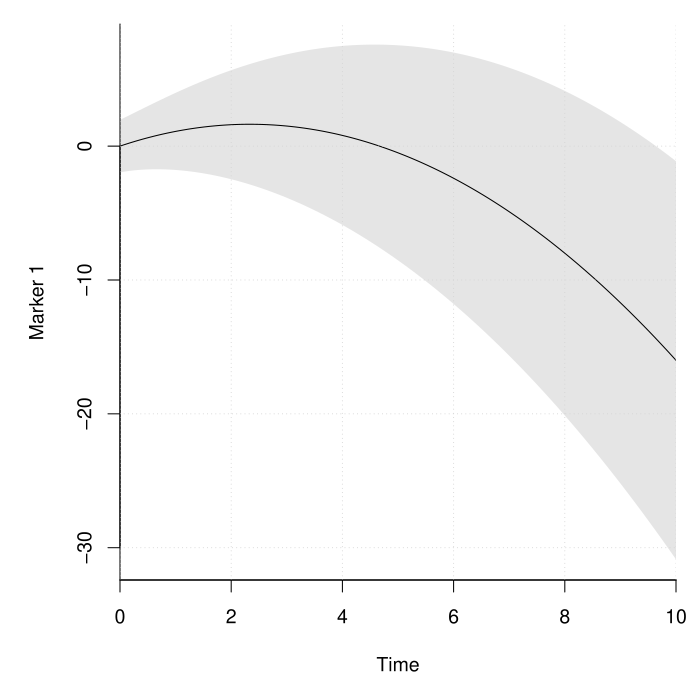

The script that drew this image:
options(digits = 4)

# settings for the simulation. You can skip this
library(VAJointSurv)
g_basis <- poly_term(degree = 2L, raw = TRUE)
g_funcs <- \(x) cbind(x, x^2)
m_basis <- poly_term(degree = 1L, raw = TRUE, intercept = TRUE)
m_funcs <- \(x) cbind(1, x)

fixef_vary_marker <- c(1.4, -.3) # beta
fixef_marker <- c(-.5, 1) # gamma

vcov_vary <- structure(c(1, .33, .33, .5), .Dim = c(2L, 2L))
vcov_marker <- matrix(.5^2, 1)

# the survival parameters
fixef_surv <- c(-1.5, .4)
association <- -.2
fixef_vary_surv <- .3
fvar <- matrix(1e-6^2, 1) # not supported by the other models

b_basis <- poly_term(degree = 1, raw = TRUE, use_log = TRUE) # Weibull
b_func <- log

# plot the population marker curve
par(mar = c(5, 5, 1, 1), cex = 1.2)
plot_marker(
  time_fixef = g_basis, time_rng = m_basis,
  fixef_vary = fixef_vary_marker, x_range = c(0, 10),
  vcov_vary = vcov_vary, ylab = "Marker 1")

# plot the conditional hazard
plot_surv(time_fixef = b_basis, time_rng = list(m_basis),
          x_range = c(0, 10), fixef_vary = fixef_vary_surv,
          vcov_vary = vcov_vary, frailty_var = fvar, ps = c(.1, .5, .9),
          log_hazard_shift = fixef_surv[1], associations = association)

rm(g_basis, m_basis, b_basis)

# assign function that simulates from the model by sampling a given number of
# individuals. You can skip this
library(mvtnorm)
library(SimSurvNMarker)
sim_dat <- function(n_ids){
  # simulate the outcomes
  gl_dat <- get_gl_rule(100L)
  dat <- lapply(1:n_ids, function(id){
    # draw the censoring time and the random effects
    cens <- min(10, rexp(1, 1/8))
    U <- drop(rmvnorm(1, sigma = vcov_vary))

    # simulate the survival outcome
    rng_surv <- rnorm(1, sd = sqrt(fvar))
    Z <- c(1, runif(1, -1, 1))
    log_haz_offset <- sum(Z * fixef_surv) + rng_surv

    expansion <- function(x)
      cbind(b_func(x), m_funcs(x) %*% U)

    # the conditional survival function
    surv_func <- function(ti)
      eval_surv_base_fun(
        ti = ti, omega = c(fixef_vary_surv, association), b_func = expansion,
        gl_dat = gl_dat, delta = log_haz_offset)

    # simulate the event
    rng_i <- runif(1)
    root_func <- function(x) rng_i - surv_func(x)
    if(root_func(cens) < 0){
      y <- cens
      event <- 0
    } else {
      root <- uniroot(root_func, c(0, cens), tol = 1e-6)
      y <- root$root
      event <- 1
    }

    # format the data
    Z <- matrix(Z, 1)
    colnames(Z) <- paste0("Z", 1:NCOL(Z) - 1L)

    surv_data <- cbind(y = y, event = event, Z[, -1, drop = FALSE], id = id)

    # handle the markers
    # sample the observations times
    obs_time <- cumsum(c(0, rexp(20, .5)))
    obs_time <- obs_time[obs_time < y]
    n_obs <- length(obs_time)

    # sample the fixed effects
    X <- cbind(rep(1, n_obs), X = rnorm(1))
    colnames(X) <- paste0("X", 1:NCOL(X) - 1L)

    # sample the outcomes
    eta <- X %*% fixef_marker +
      g_funcs(obs_time) %*% fixef_vary_marker +
      m_funcs(obs_time) %*% U

    y <- eta + rnorm(n_obs, sd = sqrt(vcov_marker))

      marker_data <- cbind(
        Y = drop(y), X[, -1, drop = FALSE], time = obs_time, id = id)

    list(marker_data = marker_data, surv_data = surv_data)
  })

  # combine the data and return
  marker_data <- as.data.frame(do.call(
    rbind, lapply(dat, `[[`, "marker_data")))
  marker_data$id <- as.integer(marker_data$id)
  # the order does not matter
  marker_data <- marker_data[sample.int(NROW(marker_data)), ]

  surv_data <- as.data.frame(do.call(
    rbind, lapply(dat, `[[`, "surv_data")))
  surv_data$id <- as.integer(surv_data$id)
  # the order does not matter
  surv_data <- surv_data[sample.int(NROW(surv_data)), ]

  list(marker_data = marker_data, surv_data = surv_data)
}

# fit the model w/ the VA method
set.seed(1)
dat <- sim_dat(500L)

mean(dat$surv_data$event) # event rate
# quantiles of the uncensored distribution
subset(dat$surv_data, event == 1, y, TRUE) |>
  quantile(probs = seq(0, 1, length.out = 11))

# distribution in the number of observed markers
quantile(table(dat$marker_data$id),
         probs = seq(0, 1, length.out = 11))
mean(table(dat$marker_data$id))

# add the covariate from the marker to the survival outcome
dat$surv_data <- merge(
  dat$surv_data, subset(dat$marker_data, !duplicated(id), c(id, X1)),
  by = "id")

# fit the model with the variational approximation
n_nodes <- 32L
VA_time <- system.time({
  marker_1 <- marker_term(
      Y ~ X1, id = id, dat$marker_data,
      time_fixef = poly_term(time, degree = 2, raw = TRUE),
      time_rng = poly_term(time, degree = 1, raw = TRUE, intercept = TRUE))

  bks <-  range(dat$surv_data$y)
  iks <- head(quantile(dat$surv_data$y, length.out = 9)[-1], -1)
  surv_obj <- surv_term(
    Surv(y, event) ~ Z1 + X1, id = id, dat$surv_data,
    # to be comparable to other packages, we assume some more flexible than
    # the Weibull model for the baseline hazard
    time_fixef = ns_term(y, Boundary.knots = bks, knots = iks))

  # use the same number of nodes as JMbayes
  library(SimSurvNMarker)
  gl_rule <- within(get_gl_rule(n_nodes), {
    node <- node/2 + 0.5
    weight <- weight/2
  })

  comp_obj <- joint_ms_ptr(markers = marker_1,
                           survival_terms = surv_obj, max_threads = 4L,
                           quad_rule = gl_rule)

  # get the starting values
  start_val <- joint_ms_start_val(comp_obj)

  # find the maximum lower bound
  opt_out <- joint_ms_opt(comp_obj, par = start_val, max_it = 1000L,
                          pre_method = 1L, cg_tol = .2, c2 = .1)
})
VA_time # estimation time

# check the results
opt_out$convergence # convergence code
fmt_par <- joint_ms_format(comp_obj, opt_out$par)

fmt_par$markers
fixef_marker
fixef_vary_marker

fmt_par$survival
c(fixef_surv, 0)
association

fmt_par$vcov$vcov_vary
vcov_vary

fmt_par$vcov$vcov_marker
vcov_marker

fmt_par$vcov$vcov_surv # should be zero

# starting values
joint_ms_format(comp_obj, start_val)

# construct an approximate profile likelihood based confidence interval for the
# association parameter
system.time(joint_pl <- joint_ms_profile(
  comp_obj, opt_out,
  which_prof = comp_obj$indices$survival[[1]]$associations, delta = .05))
joint_pl$confs # the confidence interval

# plot the log profile likelihood
with(joint_pl, {
  plot(xs, p_log_Lik, pch = 16, bty = "l",
       xlab = expression(alpha), ylab = "Log profile likelihood")

  smooth_est <- smooth.spline(xs, p_log_Lik)
  lines(predict(smooth_est, seq(min(xs), max(xs), length.out = 100)))
  abline(v = confs, lty = 2)
})

# fit the model with JMbayes
library(JMbayes)
library(splines)

JMbayes_time <- system.time({
  # data has to be sorted the same way
  dat <- within(dat, {
    marker_data <- with(marker_data, marker_data[order(id, time), ])
    surv_data <- with(surv_data, surv_data[order(id, y), ])
  })

  # setup initial objects
  lme_fit <- lme(
    Y ~ X1 + time + I(time^2),
    random = ~time | id,
    data = dat$marker_data,
    control = lmeControl(
      maxIter = 1000L, msMaxIter = 1000L, msMaxEval = 10000L))

  surv_fit <- coxph(Surv(y, event) ~ Z1 + X1, dat$surv_data, x = TRUE)

  # run the MCMC method
  JMbayes_fit <- jointModelBayes(lme_fit, surv_fit, timeVar = "time",
                                 # we use the same number Gauss-Legendre nodes
                                 GQsurv = "GaussLegendre", GQsurv.k = n_nodes,
                                 # avoid the penalization to ensure we should get
                                 # roughly an identical model
                                 baseHaz = "regression-splines",
                                 verbose = FALSE)
})

JMbayes_time # estimation time
JMbayes_time["elapsed"] / VA_time["elapsed"] # relative estimation time

# compare estimates
summary(JMbayes_fit)

association
fixef_surv[2] # Z1

# the starting values
summary(lme_fit)
summary(surv_fit)

plot(JMbayes_fit, ask = FALSE) # any mixing problems?

# fit the model with JM
library(JM)

JM_time <- system.time({
  # data has to be sorted the same way
  dat <- within(dat, {
    marker_data <- with(marker_data, marker_data[order(id, time), ])
    surv_data <- with(surv_data, surv_data[order(id, y), ])
  })

  # setup initial objects
  lme_fit <- lme(
    Y ~ X1 + time + I(time^2),
    random = ~time | id,
    data = dat$marker_data,
    control = lmeControl(
      maxIter = 1000L, msMaxIter = 1000L, msMaxEval = 10000L))

  surv_fit <- coxph(Surv(y, event) ~ Z1 + X1, dat$surv_data, x = TRUE)

  # the number of quadrature nodes is not that comparable. Perhaps fewer
  # Gauss-Hermite quadrature nodes is enough though?
  JM_fit <- jointModel(lme_fit, surv_fit, timeVar = "time",
                       method = "spline-PH-aGH",
                       typeGH = "adaptive", GHk = 15, GKk = 15)
})

JM_time # the estimation time
JM_time["elapsed"] / VA_time["elapsed"] # relative estimation time

# the estimates
summary(JM_fit)

# the two are not directly comparable because of different baseline hazards
print(JM_fit$logLik, digits = 6) # maximum log likelihood estimate
print(-opt_out$value, digits = 6) # the lower bound on maximum log likelihood

# fit the model with joineRML
library(joineRML)
joineRML_time <- system.time(
  joineRML_fit <- mjoint(
    formLongFixed = Y ~ X1 + time + I(time^2),
    formLongRandom = Y ~ time | id,
    formSurv = Surv(y, event) ~ Z1 + X1,
    data = dat$marker_data,
    survData = dat$surv_data,
    timeVar = "time",
    control = list(type = "sobol"),
    pfs = FALSE))

joineRML_time # the estimation time
joineRML_time["elapsed"] / VA_time["elapsed"] # relative estimation time

# look at the estimates
summary(joineRML_fit)

# gather all the estimators and show them together. We use the posterior mean
# for the MCMC method
true_vals <- list(
  fixef_marker = fixef_marker,
  fixef_vary_marker = fixef_vary_marker,
  # we use the parameterization from JM and JMbayes
  fixef_surv = c(fixef_surv[2], 0 - association * fixef_marker[2]),
  assoc = association,
  err_std = sqrt(vcov_marker),
  vcov_vary_diag = diag(vcov_vary))

mcmc_est <- with(summary(JMbayes_fit), list(
  fixef_marker = `CoefTable-Long`[c("(Intercept)", "X1"), "Value"],
  fixef_vary_marker = `CoefTable-Long`[c("time", "I(time^2)"), "Value"],
  fixef_surv = `CoefTable-Event`[c("Z1", "X1"), "Value"],
  assoc = `CoefTable-Event`["Assoct", "Value"],
  err_std = sigma,
  vcov_vary_diag = diag(D)))

jm_est <- with(summary(JM_fit), list(
  fixef_marker = `CoefTable-Long`[c("(Intercept)", "X1"), "Value"],
  fixef_vary_marker = `CoefTable-Long`[c("time", "I(time^2)"), "Value"],
  fixef_surv = `CoefTable-Event`[c("Z1", "X1"), "Value"],
  assoc = `CoefTable-Event`["Assoct", "Value"],
  err_std = sigma,
  vcov_vary_diag = diag(D)))

va_est <- with(fmt_par, list(
  fixef_marker = markers[[1]]$fixef,
  fixef_vary_marker = markers[[1]]$fixef_vary,
  # we use the parameterization from JM and JMbayes
  fixef_surv = with(
    survival[[1]],
    c(fixef[2], fixef[3] - associations * markers[[1]]$fixef[2])),
  assoc =  survival[[1]]$associations,
  err_std = sqrt(vcov$vcov_marker),
  vcov_vary_diag = diag(vcov$vcov_vary)))

joineRML_est <- with(coef(joineRML_fit), list(
  fixef_marker = beta[1:2],
  fixef_vary_marker = beta[3:4],
  # we use the parameterization from JM and JMbayes
  fixef_surv = c(gamma[1], gamma[2] - gamma[3] * beta[2]),
  assoc = gamma[3],
  err_std = sqrt(sigma2),
  vcov_vary_diag = diag(D)))

# all parameters
rbind(JMbayes = unlist(mcmc_est),
      JM = unlist(jm_est),
      VAJointSurv = unlist(va_est),
      joineRML = unlist(joineRML_est),
      Truth = unlist(true_vals))

# the estimated association parameter with bounds
rbind(
  JMbayes = summary(JMbayes_fit)$`CoefTable-Event`[
    "Assoct", c("Value", "2.5%", "97.5%")],
  JM = {
    ests <- summary(JM_fit)$`CoefTable-Event`["Assoct", ]
    ests["Value"] + c(0, -1.96, 1.96) * ests["Std.Err"]
  },
  VAJointSurv = c(
    fmt_par$survival[[1]]$associations, joint_pl$confs),
  joineRML = c(joineRML_est$assoc, NA, NA),
  truth = c(association, NA, NA))

# estimation times
rbind(JMbayes = JMbayes_time,
      JM = JM_time,
      VAJointSurv = VA_time,
      joineRML = joineRML_time)[, 1:3]

sessionInfo()
